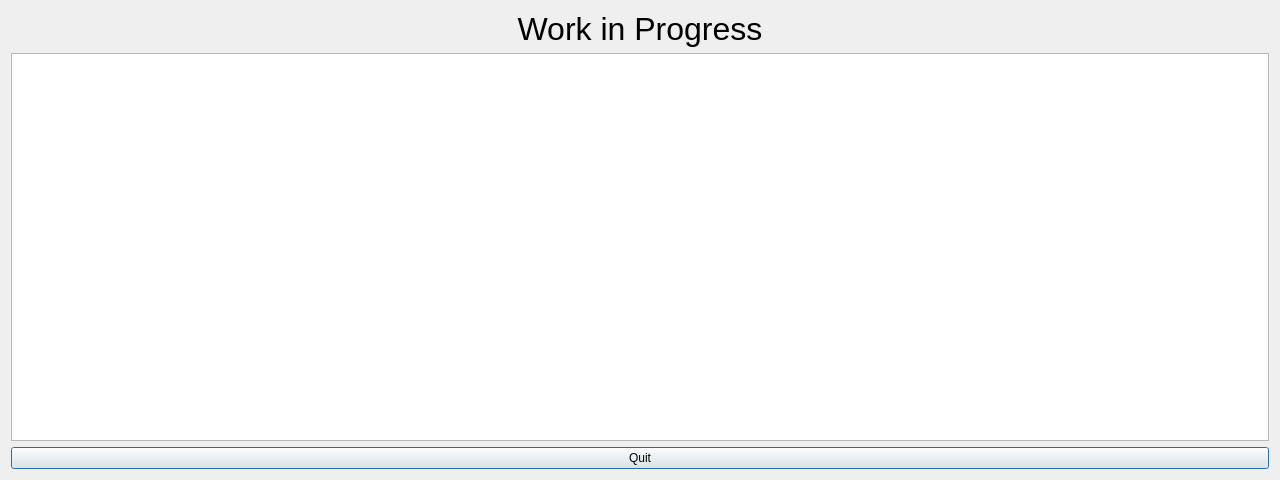
<?xml version="1.0" encoding="UTF-8"?>
<ui version="4.0">
 <class>EasaView</class>
 <widget class="QDialog" name="EasaView">
  <property name="geometry">
   <rect>
    <x>0</x>
    <y>0</y>
    <width>1280</width>
    <height>480</height>
   </rect>
  </property>
  <property name="windowTitle">
   <string>Dialog</string>
  </property>
  <layout class="QGridLayout" name="gridLayout">
   <item row="1" column="0" colspan="2">
    <widget class="QTableView" name="EasaTableView"/>
   </item>
   <item row="0" column="0" colspan="2">
    <widget class="QLabel" name="label">
     <property name="font">
      <font>
       <pointsize>24</pointsize>
      </font>
     </property>
     <property name="text">
      <string>Work in Progress</string>
     </property>
     <property name="alignment">
      <set>Qt::AlignCenter</set>
     </property>
    </widget>
   </item>
   <item row="2" column="0" colspan="2">
    <widget class="QPushButton" name="QuitButton">
     <property name="text">
      <string>Quit</string>
     </property>
    </widget>
   </item>
  </layout>
 </widget>
 <resources/>
 <connections/>
</ui>
